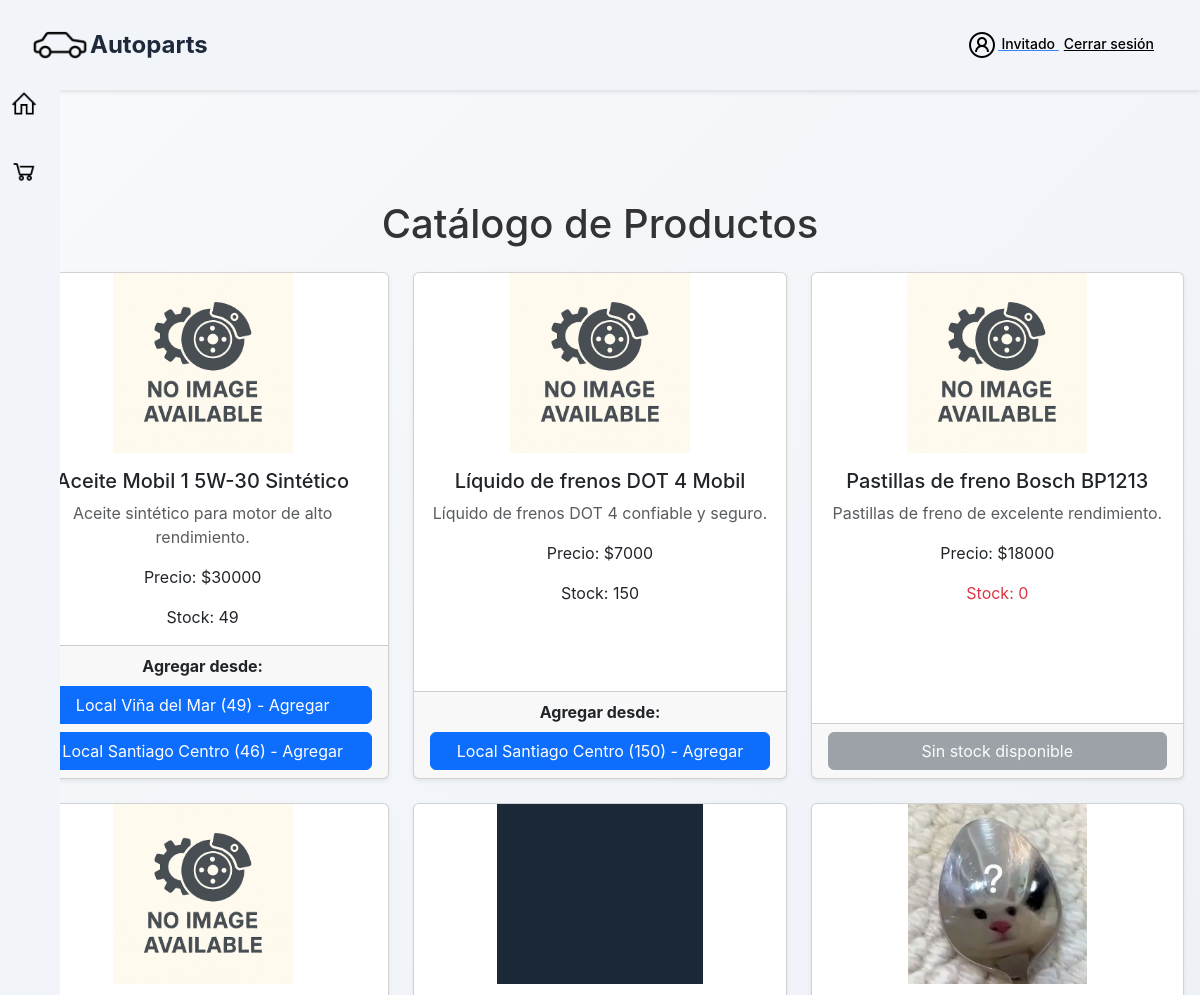
The app's page /catalogob2c/ (upper part), older data.
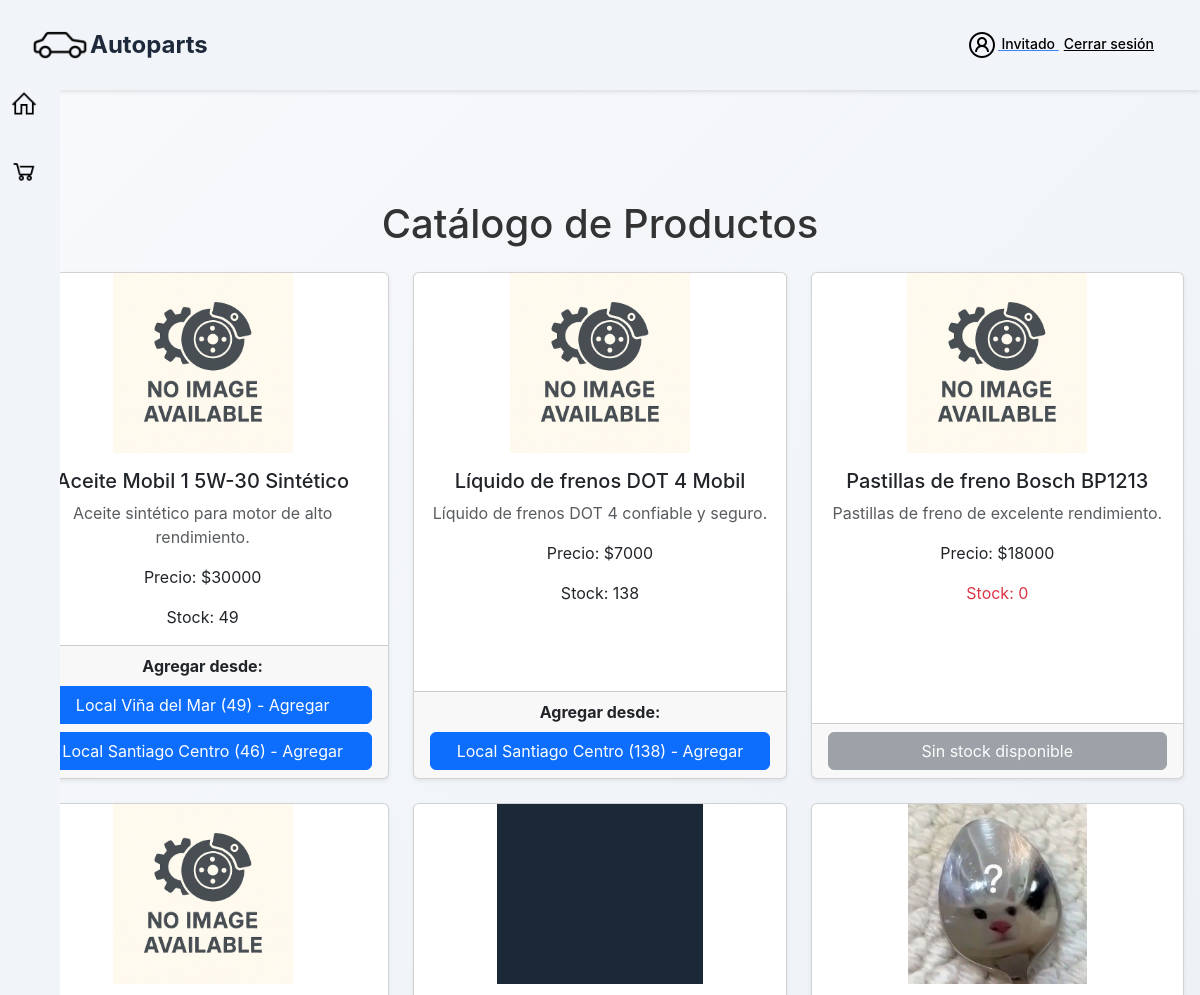
The same page, newer data.
### app/models.py (models this page shows, shortened)
class Producto(models.Model):
    id_producto = models.AutoField(primary_key=True)
    familia = models.ForeignKey(FamiliaProducto, on_delete=models.CASCADE, related_name='productos')
    nombre = models.CharField(max_length=150)
    precio_minorista = models.IntegerField()
    precio_mayorista = models.IntegerField(default=0)
    descripcion = models.TextField(blank=True)
    fecha_fabricacion = models.DateField(null=True, blank=True)
    imagen = models.ImageField(upload_to="productos", null=True, blank=True)
    stock_minimo = models.PositiveIntegerField(default=5)
    class Meta:
        db_table = 'app_producto'  # asegura que Django use tabla existente

class Stock(models.Model):
    local = models.ForeignKey(Local, on_delete=models.CASCADE, related_name='stocks')
    producto = models.ForeignKey(Producto, on_delete=models.CASCADE, related_name='stocks')
    cantidad = models.PositiveIntegerField(default=0)  # Cantidad disponible de este producto en el local
    class Meta:
        unique_together = ('local', 'producto')  # Evitar duplicados, asegurando que no haya dos entradas para el mismo producto en un mismo local

class Local(models.Model):
    id_local = models.AutoField(primary_key=True)
    nombre_local = models.CharField(max_length=150)
    direccion = models.CharField(max_length=255)

### app/views.py (the view)
# urls.py: path('catalogob2c/', CatalogoB2C, name='catalogob2c'),
def CatalogoB2C(request):
    productos = Producto.objects.prefetch_related(
        Prefetch('stocks', queryset=Stock.objects.select_related('local'), to_attr='stock_local')
    ).all()
    return render(request, 'app/catalogob2c.html', {
        'productos': productos,
        'api_base_url': settings.API_BASE_URL
    })

### app/templates/app/catalogob2c.html (shortened to what the changed rows need)
{% extends 'app/base.html' %}
{% load static %}
{% block css %}
<link rel="stylesheet" href="https://cdnjs.cloudflare.com/ajax/libs/bootstrap/5.3.3/css/bootstrap.min.css">
<link rel="stylesheet" href="{% static 'app/css/style.css' %}">
<link rel="stylesheet" href="{% static 'app/css/cat.css' %}">
{% endblock %}
{% block contenido %}
<div class="container-fluid contProductos mt-4 main-area">
    <h1 class="text-center mb-4">Catálogo de Productos</h1>
    <div class="row row-cols-1 row-cols-sm-2 row-cols-lg-3 g-4 text-center" id="catalogo">
        {% for producto in productos %}
            <div class="col">
                <div class="card h-100 shadow-sm">
                    {% if producto.imagen %}
                        <img src="{{ producto.imagen.url }}" class="card-img-top" alt="{{ producto.nombre }}">
                    {% else %}
                        <img src="{% static 'app/image/default-product.png' %}" class="card-img-top" alt="Imagen por defecto">
                    {% endif %}
                    <div class="card-body">
                        <h5 class="card-title">{{ producto.nombre }}</h5>
                        <p class="card-text text-muted">{{ producto.descripcion }}</p>
                        <p class="card-text">Precio: ${{ producto.precio_minorista }}</p>
                        {% if producto.stock_local and producto.stock_local.0 %}
                            <p class="card-text">Stock: {{ producto.stock_local.0.cantidad }}</p>
                        {% else %}
                            <p class="card-text text-danger">Stock: 0</p>
                        {% endif %}
                    </div>
                    <div class="card-footer">
                        {% if producto.stock_local %}
                            <p class="mb-2"><strong>Agregar desde:</strong></p>
                            <div class="d-grid gap-2">
                                {% for stock in producto.stock_local %}
                                    {% if stock.cantidad > 0 %}
                                        <button class="btn btn-primary add-to-cart"
                                                data-product-id="{{ producto.id_producto }}"
                                                data-local-id="{{ stock.local.id_local }}"
                                                data-id-carrito="{{ request.session.id_carrito }}">
                                            {{ stock.local.nombre_local }} ({{ stock.cantidad }}) - Agregar
                                        </button>
                                    {% else %}
                                        <button class="btn btn-secondary" disabled>
                                            {{ stock.local.nombre_local }} - Sin stock
                                        </button>
                                    {% endif %}
                                {% endfor %}
                            </div>
                        {% else %}
                            <button class="btn btn-secondary w-100" disabled>
                                Sin stock disponible
                            </button>
                        {% endif %}
                    </div>
                </div>
            </div>
        {% empty %}
            <div class="col-12">
                <p class="text-center">No hay productos disponibles.</p>
            </div>
        {% endfor %}
    </div>
</div>
{% endblock %}

Row changes from the older to the newer data that the page shows:
changed through a linked row, Producto "Líquido de frenos DOT 4 Mobil": stock_local.0.cantidad "150" → "138"
changed Stock (number 3 of 3 on the later page): cantidad "150" → "138"
